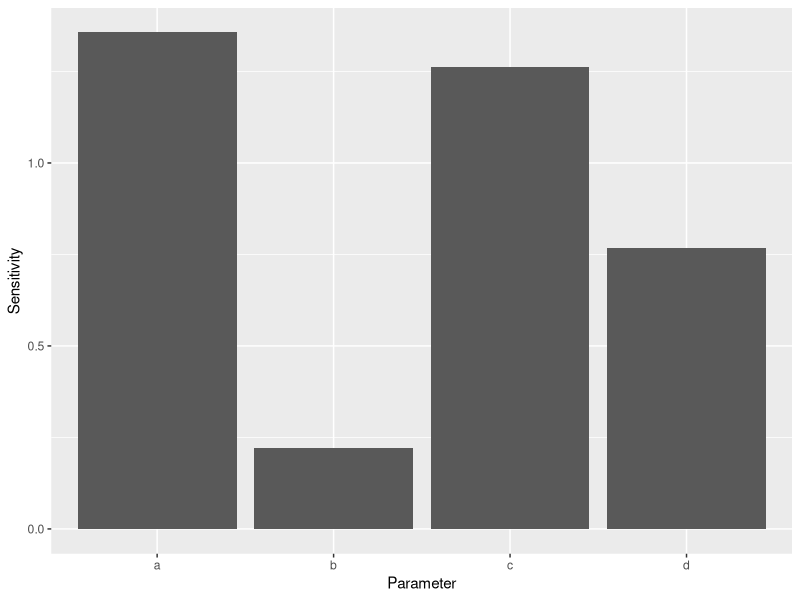

Reproduce this figure in R.
# In this script we conduct a sensitivity analysis of the four parameters for
# the first model we looked at: cormorant population dynamics with no culling

# We will consider the final abundance as the output of interest
# for the sensitivity analysis

# Sensitivity = abs((output difference/nominal output)/(input difference/nominal input))

# We will vary each input parameter by + or - 5% and store the final 
# abundance for each case

# We will turn the model into a function and call the function with a different
# set of parameter values each time, returning the final abundance
library(ggplot2)

popmodel <- function(a,b,c,d) {
  # Start the main simulation loop over time
  # Define starting values for state variables
  birds <- 20
  for (i in 1:100) {   # we will run the model for 100 time steps
    
    # Calculate the birth and death rates according to our dynamic processes
    births_per_female <- a * exp(-b * birds)
    deaths_per_capita <- c * birds / (d + birds)
    
    # Convert rates to actual numbers
    births <- births_per_female * birds / 2  # divide by 2 because per female
    deaths <- deaths_per_capita * birds
    
    # Apply the tautology
    birds <- birds + births - deaths
    
    #close the time loop
  }  
  return(birds)
}

#Nominal parameter values
a_n <- 1
b_n <- .0046
c_n <- 1
d_n <- 50

#Generate result for nominal values
base <- popmodel(a_n,b_n,c_n,d_n)
sens <- numeric(4)

#Loop over four parameters
# Sensitivity = abs((output difference/nominal output)/(input difference/nominal input))
for (ipar in 1:4) {
  if (ipar==1) {
    a <- a_n + 0.05 * a_n
    sens[ipar] <- abs(((popmodel(a,b_n,c_n,d_n)-base)/base)/((a_n-a)/a_n)) }
  else if (ipar==2) {
    b <- b_n + 0.05 * b_n
    sens[ipar] <- abs(((popmodel(a_n,b,c_n,d_n)-base)/base)/((b_n-b)/b_n)) }
  else if (ipar==3) {
    c <- c_n + 0.05 * c_n
    sens[ipar] <- abs(((popmodel(a_n,b_n,c,d_n)-base)/base)/((c_n-c)/c_n)) }
  else {
    d <- d_n + 0.05 * d_n
    sens[ipar] <- abs(((popmodel(a_n,b_n,c_n,d)-base)/base)/((d_n-d)/d_n)) }
  
}

#The results show that the model is most sensitive to a 5% change
# in the a and c parameters, and least sensitive to a 5% change in the b
sens

plot_sens <- ggplot() +
  geom_bar(mapping = aes(x=c("a","b","c","d"),y=sens),
                         stat='identity') +
  labs(x='Parameter', y="Sensitivity")
plot_sens
